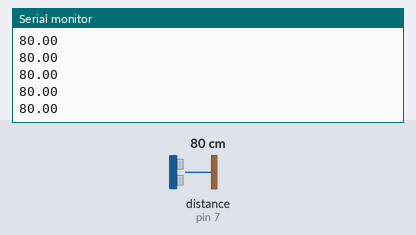
This sketch was run on a simulated Arduino Uno, built with avr-gcc and run on an emulated ATmega328P. Shown: the last lines printed to the serial monitor. The test bench sets the inputs (shaded band); at power-on: distance to the obstacle (sensor on pin 7) 80 cm. The echo pulse lasts 58.3 µs per cm.

Above: at 1.2 s.
1.3 s: distance to the obstacle (sensor on pin 7) set to 2 cm
At 2.1 s:
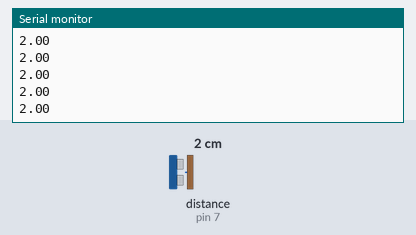
2.8 s: distance to the obstacle (sensor on pin 7) set to 4 cm
At 3.4 s:
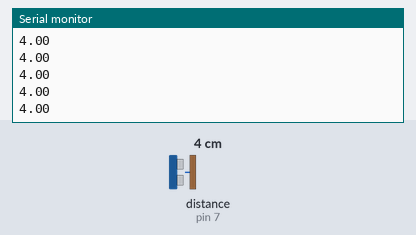
Timing chart, 0 to 5.8 s (numbered marks = the images above; inputs shaded):
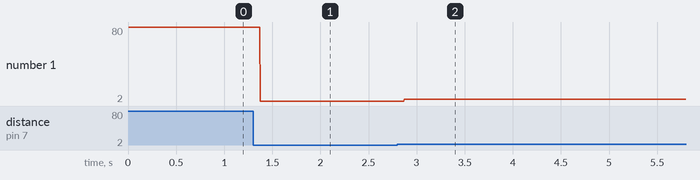

Measured:
- after the input at 1.3 s, the serial monitor: prints a new line after 0.07 s (image 1)
- after the input at 2.8 s, the serial monitor: prints a new line after 0.07 s (image 2)
- plotted number 1: 80 → 2 after the input at 1.3 s, 2 → 4 after the input at 2.8 s

The sketch:

UltrasonicSensorTest.ino
```cpp
// (licence header left out)
#include "MeOrion.h"
#include "SoftwareSerial.h"
#include "SerialCommand.h"


MeUltrasonicSensor ultraSensor(PORT_7); /* Ultrasonic module can ONLY be connected to port 3, 4, 6, 7, 8 of base shield. */

void setup()
{
  Serial.begin(9600);
}

void loop()
{
  Serial.println(ultraSensor.distanceCm());

}
```

SerialCommand.cpp
```cpp
// (licence header left out)
#if defined(ARDUINO) && ARDUINO >= 100
#include "Arduino.h"
#else
#include "WProgram.h"
#endif

#include "SerialCommand.h"


#include <string.h>
#ifndef SERIALCOMMAND_HARDWAREONLY
#include <SoftwareSerial.h>
#endif

// Constructor makes sure some things are set.
SerialCommand::SerialCommand()
{
	usingSoftwareSerial=0;
	strncpy(delim," ",MAXDELIMETER);  // strtok_r needs a null-terminated string
	term='\r';   // return character, default terminator for commands
	numCommand=0;    // Number of callback handlers installed
	clearBuffer();
}

#ifndef SERIALCOMMAND_HARDWAREONLY
// Constructor to use a SoftwareSerial object
SerialCommand::SerialCommand(SoftwareSerial &_SoftSer)
{
	usingSoftwareSerial=1;
	SoftSerial = &_SoftSer;
	strncpy(delim," ",MAXDELIMETER);  // strtok_r needs a null-terminated string
	term='\r';   // return character, default terminator for commands
	numCommand=0;    // Number of callback handlers installed
	clearBuffer();
}
#endif


//
// Initialize the command buffer being processed to all null characters
//
void SerialCommand::clearBuffer()
{
	for (int i=0; i<SERIALCOMMANDBUFFER; i++)
	{
		buffer[i]='\0';
	}
	bufPos=0;
}

// Retrieve the next token ("word" or "argument") from the Command buffer.
// returns a NULL if no more tokens exist.
char *SerialCommand::next()
{
	char *nextToken;
	nextToken = strtok_r(NULL, delim, &last);
	return nextToken;
}

// This checks the Serial stream for characters, and assembles them into a buffer.
// When the terminator character (default '\r') is seen, it starts parsing the
// buffer for a prefix command, and calls handlers setup by addCommand() member
void SerialCommand::readSerial()
{
	// If we're using the Hardware port, check it.   Otherwise check the user-created SoftwareSerial Port
	#ifdef SERIALCOMMAND_HARDWAREONLY
	while (Serial.available() > 0)
	#else
	while ((usingSoftwareSerial==0 && Serial.available() > 0) || (usingSoftwareSerial==1 && SoftSerial->available() > 0) )
	#endif
	{
		int i;
		boolean matched;
		if (usingSoftwareSerial==0) {
			// Hardware serial port
			inChar=Serial.read();   // Read single available character, there may be more waiting
		} else {
			#ifndef SERIALCOMMAND_HARDWAREONLY
			// SoftwareSerial port
			inChar = SoftSerial->read();   // Read single available character, there may be more waiting
			#endif
		}
		#ifdef SERIALCOMMANDDEBUG
		Serial.print(inChar);   // Echo back to serial stream
		#endif
		if (inChar==term) {     // Check for the terminator (default '\r') meaning end of command
			#ifdef SERIALCOMMANDDEBUG
			Serial.print("Received: ");
			Serial.println(buffer);
		    #endif
			bufPos=0;           // Reset to start of buffer
			token = strtok_r(buffer,delim,&last);   // Search for command at start of buffer
			if (token == NULL) return;
			matched=false;
			for (i=0; i<numCommand; i++) {
				#ifdef SERIALCOMMANDDEBUG
				Serial.print("Comparing [");
				Serial.print(token);
				Serial.print("] to [");
				Serial.print(CommandList[i].command);
				Serial.println("]");
				#endif
				// Compare the found command against the list of known commands for a match
				if (strncmp(token,CommandList[i].command,SERIALCOMMANDBUFFER) == 0)
				{
					#ifdef SERIALCOMMANDDEBUG
					Serial.print("Matched Command: ");
					Serial.println(token);
					#endif
					// Execute the stored handler function for the command
					(*CommandList[i].function)();
					clearBuffer();
					matched=true;
					break;
				}
			}
			if (matched==false) {
				(*defaultHandler)();
				clearBuffer();
			}

		}
		if (isprint(inChar))   // Only printable characters into the buffer
		{
			buffer[bufPos++]=inChar;   // Put character into buffer
			buffer[bufPos]='\0';  // Null terminate
			if (bufPos > SERIALCOMMANDBUFFER-1) bufPos=0; // wrap buffer around if full
		}
	}
}

// Adds a "command" and a handler function to the list of available commands.
// This is used for matching a found token in the buffer, and gives the pointer
// to the handler function to deal with it.
void SerialCommand::addCommand(const char *command, void (*function)())
{
	if (numCommand < MAXSERIALCOMMANDS) {
		#ifdef SERIALCOMMANDDEBUG
		Serial.print(numCommand);
		Serial.print("-");
		Serial.print("Adding command for ");
		Serial.println(command);
		#endif

		strncpy(CommandList[numCommand].command,command,SERIALCOMMANDBUFFER);
		CommandList[numCommand].function = function;
		numCommand++;
	} else {
		// In this case, you tried to push more commands into the buffer than it is compiled to hold.
		// Not much we can do since there is no real visible error assertion, we just ignore adding
		// the command
		#ifdef SERIALCOMMANDDEBUG
		Serial.println("Too many handlers - recompile changing MAXSERIALCOMMANDS");
		#endif
	}
}

// This sets up a handler to be called in the event that the receveived command string
// isn't in the list of things with handlers.
void SerialCommand::addDefaultHandler(void (*function)())
{
	defaultHandler = function;
}
```

SerialCommand.h
```cpp
// (licence header left out)
#ifndef SerialCommand_h
#define SerialCommand_h

#if defined(ARDUINO) && ARDUINO >= 100
#include "Arduino.h"
#else
#include "WProgram.h"
#endif

// If you want to use SerialCommand with the hardware serial port only, and want to disable
// SoftwareSerial support, and thus don't have to use "#include <SoftwareSerial.h>" in your
// sketches, then uncomment this define for SERIALCOMMAND_HARDWAREONLY, and comment out the
// corresponding #undef line.
//
// You don't have to use SoftwareSerial features if this is not defined, you can still only use
// the Hardware serial port, just that this way lets you get out of having to include
// the SoftwareSerial.h header.
//#define SERIALCOMMAND_HARDWAREONLY 1
#undef SERIALCOMMAND_HARDWAREONLY

#ifdef SERIALCOMMAND_HARDWAREONLY
#warning "Warning: Building SerialCommand without SoftwareSerial Support"
#endif

#ifndef SERIALCOMMAND_HARDWAREONLY
#include <SoftwareSerial.h>
#endif

#include <string.h>


#define SERIALCOMMANDBUFFER 16
#define MAXSERIALCOMMANDS	10
#define MAXDELIMETER 2

#define SERIALCOMMANDDEBUG 1
#undef SERIALCOMMANDDEBUG      // Comment this out to run the library in debug mode (verbose messages)

class SerialCommand
{
	public:
		SerialCommand();      // Constructor
		#ifndef SERIALCOMMAND_HARDWAREONLY
		SerialCommand(SoftwareSerial &SoftSer);  // Constructor for using SoftwareSerial objects
		#endif

		void clearBuffer();   // Sets the command buffer to all '\0' (nulls)
		char *next();         // returns pointer to next token found in command buffer (for getting arguments to commands)
		void readSerial();    // Main entry point.
		void addCommand(const char *, void(*)());   // Add commands to processing dictionary
		void addDefaultHandler(void (*function)());    // A handler to call when no valid command received.

	private:
		char inChar;          // A character read from the serial stream
		char buffer[SERIALCOMMANDBUFFER];   // Buffer of stored characters while waiting for terminator character
		int  bufPos;                        // Current position in the buffer
		char delim[MAXDELIMETER];           // null-terminated list of character to be used as delimeters for tokenizing (default " ")
		char term;                          // Character that signals end of command (default '\r')
		char *token;                        // Returned token from the command buffer as returned by strtok_r
		char *last;                         // State variable used by strtok_r during processing
		typedef struct _callback {
			char command[SERIALCOMMANDBUFFER];
			void (*function)();
		} SerialCommandCallback;            // Data structure to hold Command/Handler function key-value pairs
		int numCommand;
		SerialCommandCallback CommandList[MAXSERIALCOMMANDS];   // Actual definition for command/handler array
		void (*defaultHandler)();           // Pointer to the default handler function
		int usingSoftwareSerial;            // Used as boolean to see if we're using SoftwareSerial object or not
		#ifndef SERIALCOMMAND_HARDWAREONLY
		SoftwareSerial *SoftSerial;         // Pointer to a user-created SoftwareSerial object
		#endif
};

#endif //SerialCommand_h
```
